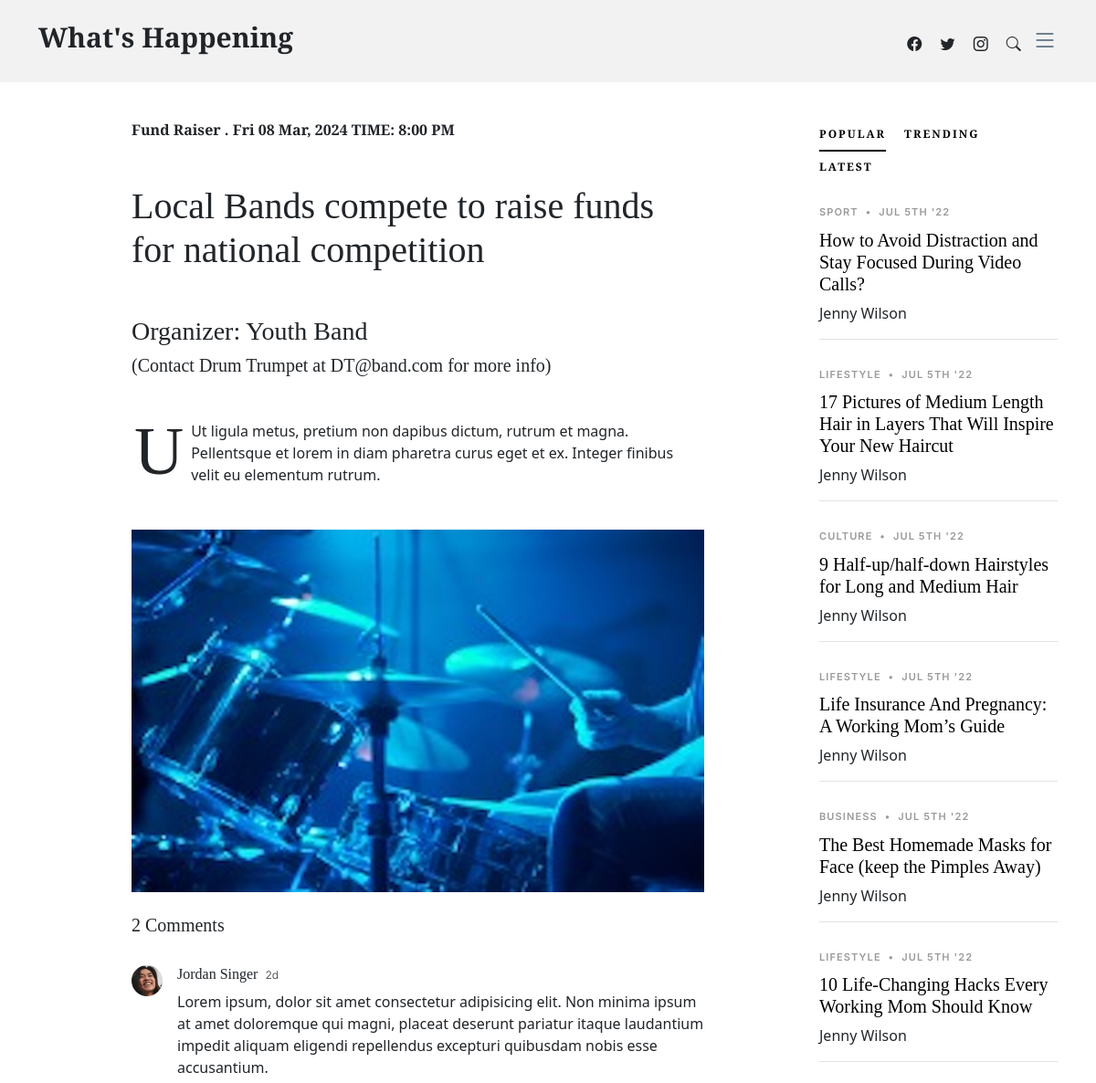
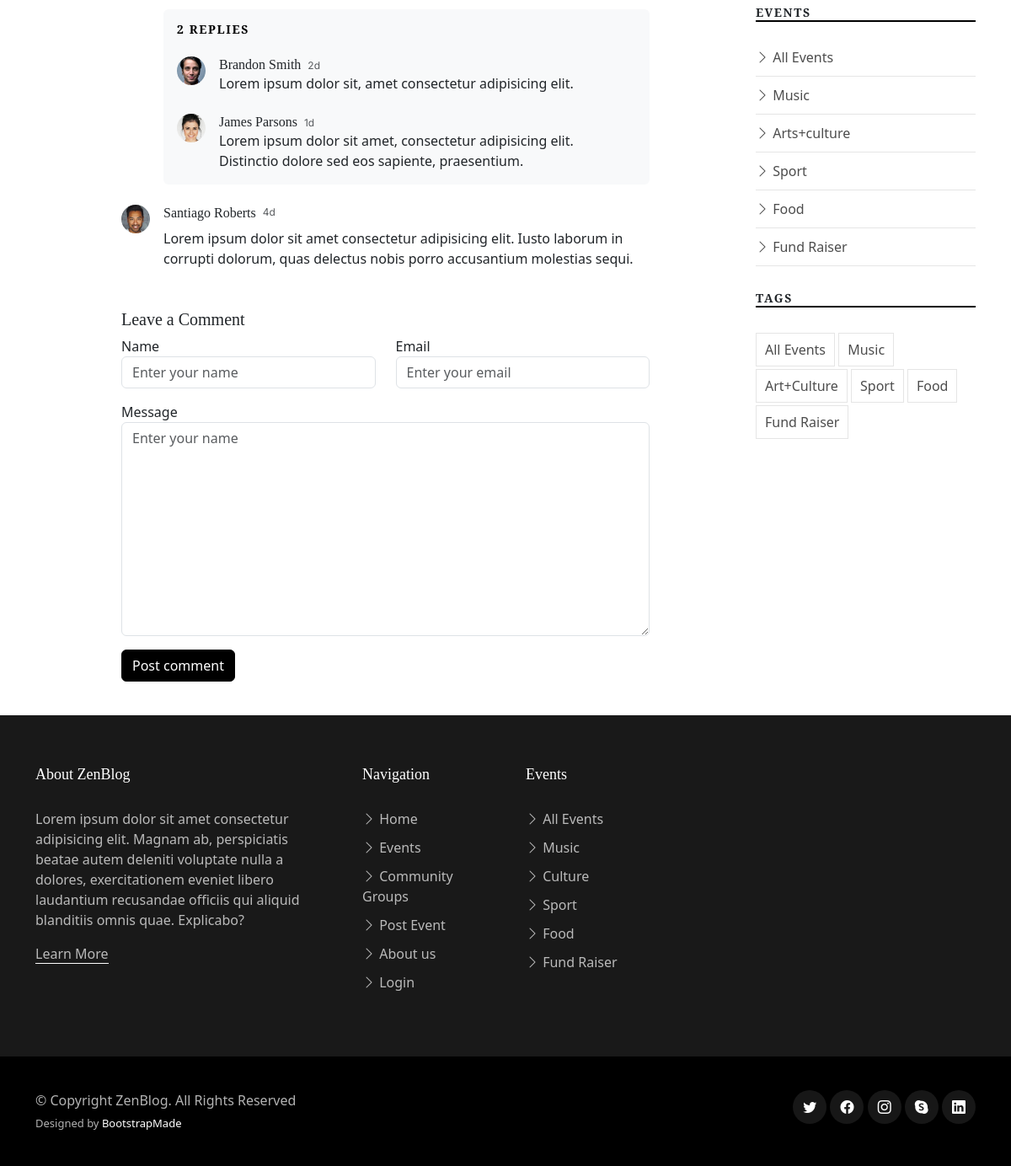
The app's page /single-post.php?eventNumber=6 with its own data (2 pictures, top to bottom).
### tables this page shows
CREATE TABLE `events` (
  `EventID` int(11) NOT NULL,
  `EventTypeID` int(11) UNSIGNED NOT NULL,
  `GroupID` int(11) UNSIGNED NOT NULL,
  `EventDate` timestamp NOT NULL DEFAULT current_timestamp(),
  `SubmitDate` timestamp NOT NULL DEFAULT current_timestamp(),
  `EventTitle` varchar(100) NOT NULL,
  `EventImage` varchar(100) NOT NULL,
  `EventDesc` text NOT NULL
);

CREATE TABLE `eventtypes` (
  `EventTypeID` int(11) NOT NULL,
  `EventType` varchar(100) NOT NULL
);

CREATE TABLE `groups` (
  `GroupID` int(11) UNSIGNED NOT NULL,
  `GroupName` varchar(100) NOT NULL,
  `GroupImage` varchar(50) NOT NULL,
  `GroupType` varchar(100) NOT NULL,
  `GroupDesc` text NOT NULL,
  `ContactName` varchar(255) NOT NULL,
  `ContactEmail` varchar(255) NOT NULL
);

### single-post.php (the view, shortened to what the rows shown need)
<!DOCTYPE html>
<html lang="en">
<head>
  <link href="assets/vendor/bootstrap/css/bootstrap.min.css" rel="stylesheet">
  <link href="assets/vendor/bootstrap-icons/bootstrap-icons.css" rel="stylesheet">
  <link href="assets/vendor/swiper/swiper-bundle.min.css" rel="stylesheet">
  <link href="assets/vendor/glightbox/css/glightbox.min.css" rel="stylesheet">
  <link href="assets/vendor/aos/aos.css" rel="stylesheet">
  <link href="assets/css/variables.css" rel="stylesheet">
  <link href="assets/css/main.css" rel="stylesheet">
</head>
<body>
  <header id="header" class="header d-flex align-items-center fixed-top">
    <div class="container-fluid container-xl d-flex align-items-center justify-content-between">
      <a href="index.html" class="logo d-flex align-items-center">
        <h1>What's Happening</h1>
      </a>
    </div>
  </header>
  <main id="main">
    <section class="single-post-content"  id="search-result" class="search-result">
      <div class="container">
        <div class="row">
          <div class="col-md-9 post-content" data-aos="fade-up">
            <?php
                   include 'serverlogin.php';
                    $conn = new mysqli($db_hostname, $db_username, $db_password, $db_database);
                    $eventID = $_GET['eventNumber'] ?? null;
                    if ($eventID) {
                        $stmt = $conn->prepare("SELECT e.EventID, e.EventDate, e.EventTitle, e.EventImage, e.EventDesc,
                                                        g.GroupName, g.GroupImage, g.ContactName, g.ContactEmail,
                                                        et.EventType
                                                FROM Events e
                                                INNER JOIN Groups g ON e.GroupID = g.GroupID
                                                INNER JOIN EventTypes et ON e.EventTypeID = et.EventTypeID
                                                WHERE e.EventID = ?");
                        $stmt->bind_param("i", $eventID);
                        $stmt->execute();
                        $result = $stmt->get_result();
                        if ($result->num_rows > 0) {
                            $event = $result->fetch_assoc();
                            $dateObject = new DateTime($event['EventDate']);
                            $formattedDate = $dateObject->format('D d M, Y');
                            $formattedTime = $dateObject->format('g:i A');
                            $htmlBlock = <<<HTML
                            <div class="event-details">
                                <b class="event-meta mb-5">
                                    <span class="mb-5">{$event['EventType']} . </span>
                                    <span class="event-date">{$formattedDate}</span> TIME: <span class="event-time">{$formattedTime}</span>
                                </b>
                                <h1 class="event-title mt-5 mb-5">{$event['EventTitle']}</h1>
                                <h3 class="event-organizer">Organizer: {$event['GroupName']}</h3>
                                <h5 class="contact-info mb-5">(Contact {$event['ContactName']} at {$event['ContactEmail']} for more info)</h5>
                                <p class="event-description mb-5"><span class="firstcharacter">{$event['EventDesc'][0]}</span>{$event['EventDesc']}</p>
                                <img src="{$event['EventImage']}" alt="Event image" class="event-image img-fluid">
                            </div>
                    HTML;
                            echo $htmlBlock;
                        } else {
                            echo "<p>Event not found.</p>";
                        }
                    } else {
                        echo "<p>No event ID provided.</p>";
                    }
            ?>
          </div>
          <div class="col-md-3">
            <div class="aside-block">
              <div class="tab-content" id="pills-tabContent">
                <div class="tab-pane fade show active" id="pills-popular" role="tabpanel" aria-labelledby="pills-popular-tab">
                  <div class="post-entry-1 border-bottom">
                    <h2 class="mb-2"><a href="#">How to Avoid Distraction and Stay Focused During Video Calls?</a></h2>
                  </div>
                  <div class="post-entry-1 border-bottom">
                    <h2 class="mb-2"><a href="#">17 Pictures of Medium Length Hair in Layers That Will Inspire Your New Haircut</a></h2>
                  </div>
                  <div class="post-entry-1 border-bottom">
                    <h2 class="mb-2"><a href="#">9 Half-up/half-down Hairstyles for Long and Medium Hair</a></h2>
                  </div>
                  <div class="post-entry-1 border-bottom">
                    <h2 class="mb-2"><a href="#">Life Insurance And Pregnancy: A Working Mom’s Guide</a></h2>
                  </div>
                  <div class="post-entry-1 border-bottom">
                    <h2 class="mb-2"><a href="#">The Best Homemade Masks for Face (keep the Pimples Away)</a></h2>
                  </div>
                  <div class="post-entry-1 border-bottom">
                    <h2 class="mb-2"><a href="#">10 Life-Changing Hacks Every Working Mom Should Know</a></h2>
                  </div>
                </div>
              </div>
            </div>
          </div>
        </div>
      </div>
    </section>
  </main>
</body>
</html>

### records on screen
events: EventTypeID.EventType "Fund Raiser", EventDate "Fri 08 Mar, 2024", EventDate "8:00 PM", EventTitle "Local Bands compete to raise funds for national competition", GroupID.GroupName "Youth Band", GroupID.ContactName "Drum Trumpet", GroupID.ContactEmail "DT@band.com", EventDesc "U", EventDesc "Ut ligula metus, pretium non dapibus dictum, rutrum et magna. Pellentsque et lorem in diam pharetra curus eget et ex. Integer finibus velit eu elementum rutrum.", EventImage (picture)
